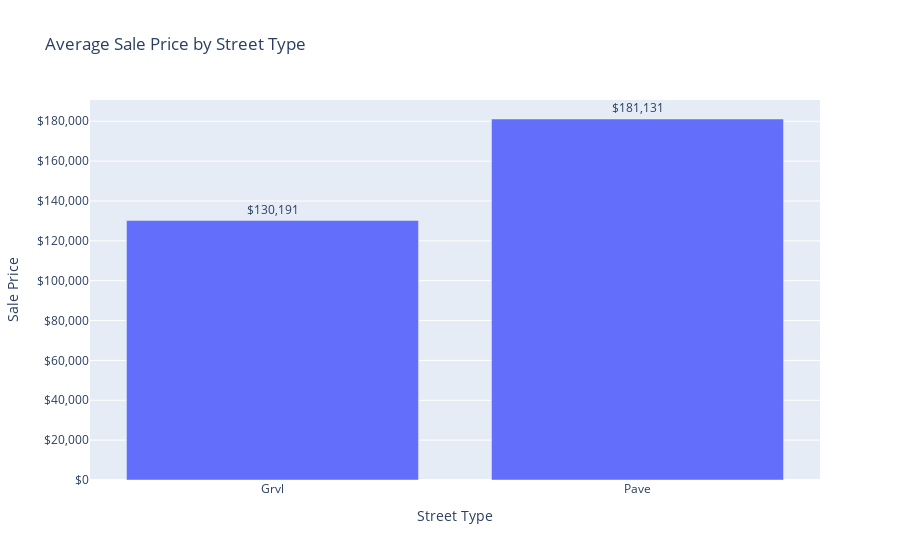
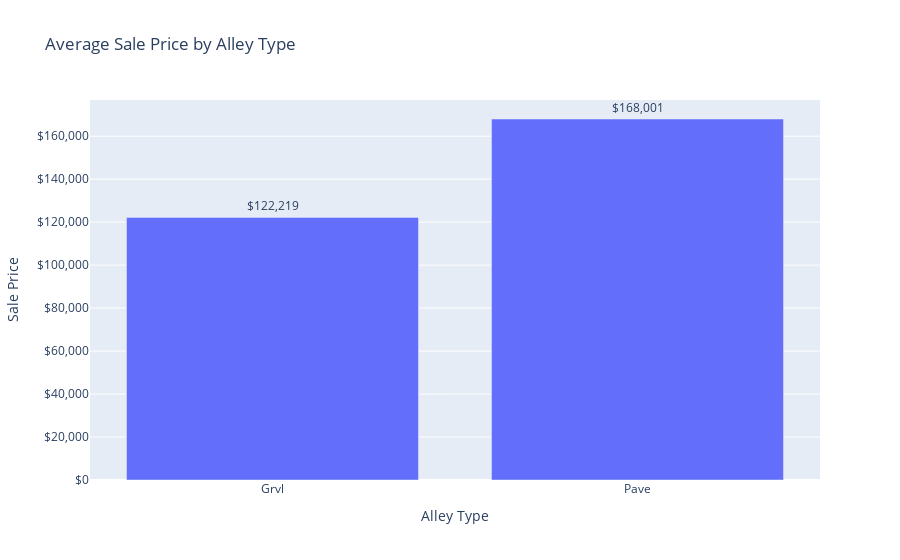

Notebook cell for these charts, in order:
### Code cell
# 3. Street and alley access types effect on sale price
street_prices = df.groupby('Street')['SalePrice'].mean()
alley_prices = df.groupby('Alley')['SalePrice'].mean()

# Street Prices
fig5 = px.bar(x=street_prices.index, y=street_prices.values, title='Average Sale Price by Street Type', text=street_prices.values)

fig5.update_traces(texttemplate='$%{text:,.0f}', textposition='outside')
fig5.update_yaxes(title='Sale Price', tickprefix='$', tickformat=',')
fig5.update_xaxes(title='Street Type')
fig5.update_layout(showlegend=False)

# Alley Prices
colors_alley = np.where(alley_prices.index == 'Pave', 'purple', 'green')
fig6 = px.bar(x=alley_prices.index, y=alley_prices.values, title='Average Sale Price by Alley Type', text=alley_prices.values)

fig6.update_traces(texttemplate='$%{text:,.0f}', textposition='outside')
fig6.update_yaxes(title='Sale Price', tickprefix='$', tickformat=',')
fig6.update_xaxes(title='Alley Type')
fig6.update_layout(showlegend=False)

fig5.show()
fig6.show()

### Figure 1 — Plotly figure (JSON) as saved in the notebook; plotly's stock layout.template omitted (floating-point values rounded to 4 significant figures)
{"data": [{"alignmentgroup": "True", "hovertemplate": "x=%{x}<br>y=%{y}<br>text=%{text}<extra></extra>", "legendgroup": "", "marker": {"color": "#636efa", "pattern": {"shape": ""}}, "name": "", "offsetgroup": "", "orientation": "v", "showlegend": false, "text": [130200.0, 181100.0], "textposition": "outside", "texttemplate": "$%{text:,.0f}", "type": "bar", "x": ["Grvl", "Pave"], "xaxis": "x", "y": [130200.0, 181100.0], "yaxis": "y"}], "layout": {"barmode": "relative", "legend": {"tracegroupgap": 0}, "showlegend": false, "title": {"text": "Average Sale Price by Street Type"}, "xaxis": {"anchor": "y", "domain": [0, 1], "title": {"text": "Street Type"}}, "yaxis": {"anchor": "x", "domain": [0, 1], "tickformat": ",", "tickprefix": "$", "title": {"text": "Sale Price"}}}}

### Figure 2 — Plotly figure (JSON) as saved in the notebook; plotly's stock layout.template omitted (floating-point values rounded to 4 significant figures)
{"data": [{"alignmentgroup": "True", "hovertemplate": "x=%{x}<br>y=%{y}<br>text=%{text}<extra></extra>", "legendgroup": "", "marker": {"color": "#636efa", "pattern": {"shape": ""}}, "name": "", "offsetgroup": "", "orientation": "v", "showlegend": false, "text": [122200.0, 168000.0], "textposition": "outside", "texttemplate": "$%{text:,.0f}", "type": "bar", "x": ["Grvl", "Pave"], "xaxis": "x", "y": [122200.0, 168000.0], "yaxis": "y"}], "layout": {"barmode": "relative", "legend": {"tracegroupgap": 0}, "showlegend": false, "title": {"text": "Average Sale Price by Alley Type"}, "xaxis": {"anchor": "y", "domain": [0, 1], "title": {"text": "Alley Type"}}, "yaxis": {"anchor": "x", "domain": [0, 1], "tickformat": ",", "tickprefix": "$", "title": {"text": "Sale Price"}}}}
